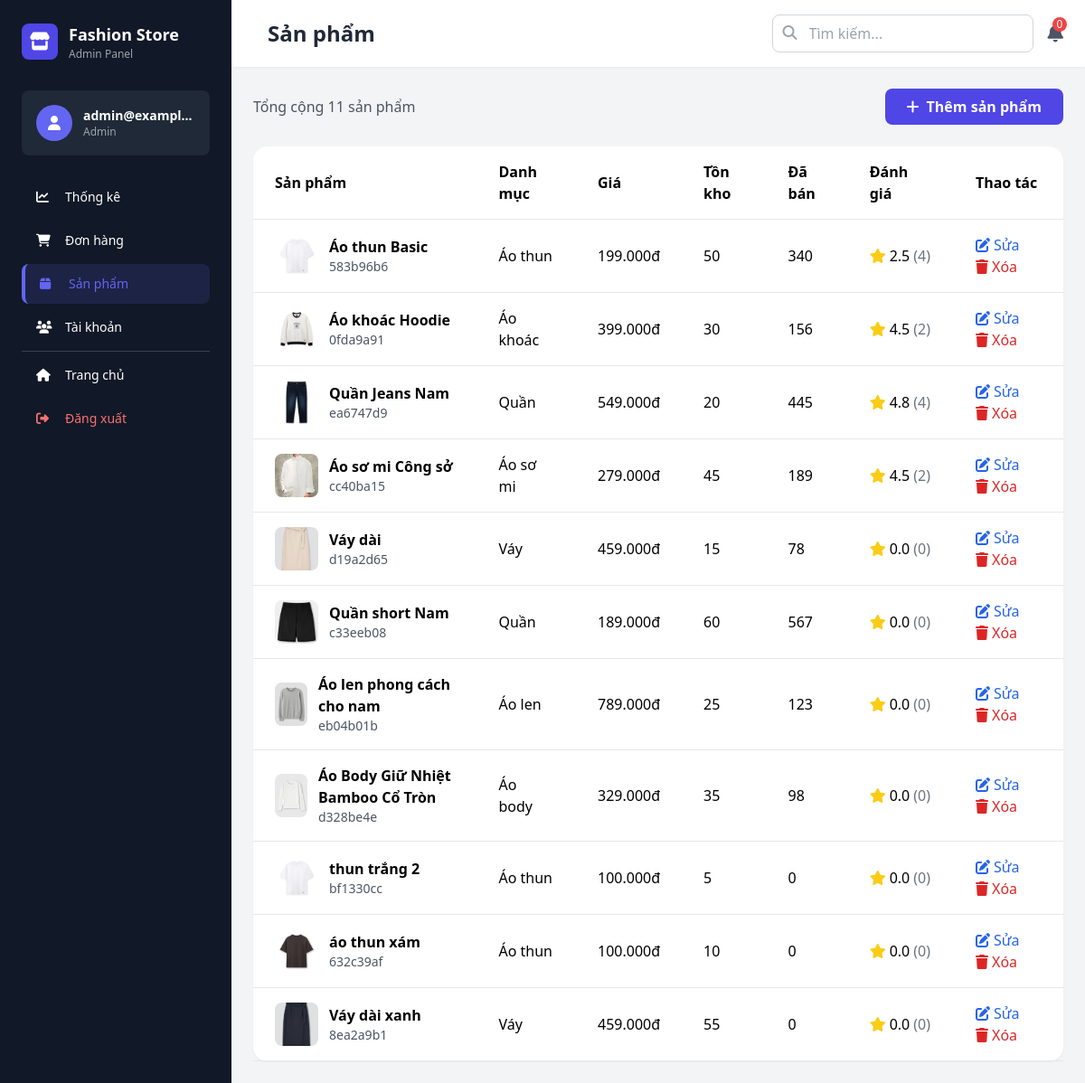
The page /admin/products (signed in) on the database its author committed.
### database.py (models this page shows)
class Product(db.Model):
    __tablename__ = 'products'
    id = db.Column(db.String(36), primary_key=True)
    name = db.Column(db.String(200), nullable=False)
    price = db.Column(db.Integer, nullable=False)
    old_price = db.Column(db.Integer, default=0)
    category = db.Column(db.String(100))
    image = db.Column(db.String(500))
    images = db.Column(db.Text)  # JSON array
    description = db.Column(db.Text)
    stock = db.Column(db.Integer, default=0)
    sizes = db.Column(db.Text)  # JSON array
    colors = db.Column(db.Text)  # JSON array
    color_images = db.Column(db.Text)  # JSON object mapping colors to image URLs
    rating = db.Column(db.Float, default=0.0)
    reviews = db.Column(db.Integer, default=0)
    sold = db.Column(db.Integer, default=0)
    featured = db.Column(db.Boolean, default=False)
    created_at = db.Column(db.DateTime, default=datetime.now)
    def to_dict(self):
        return {
            'id': self.id,
            'name': self.name,
            'price': self.price,
            'old_price': self.old_price,
            'category': self.category,
            'image': self.image,
            'images': json.loads(self.images) if self.images else [],
            'description': self.description,
            'stock': self.stock,
            'sizes': json.loads(self.sizes) if self.sizes else [],
            'colors': json.loads(self.colors) if self.colors else [],
            'color_images': json.loads(self.color_images) if self.color_images else {},
            'rating': self.rating,
            'reviews': self.reviews,
            'sold': self.sold,
            'featured': self.featured,
            'created_at': self.created_at.isoformat() if self.created_at else None
        }

### flask_clothing_store.py (the view)
@app.route('/admin/products')
@staff_required
def admin_products():
    products = [p.to_dict() for p in Product.query.all()]
    return render_template('admin/products.html', products=products)

### flask_clothing_store.py (called while the page is built)
def staff_required(f):
    @wraps(f)
    def decorated_function(*args, **kwargs):
        if 'user' not in session or session['user']['role'] not in ['admin', 'staff']:
            flash('Đây là khu vực dành cho nhân viên', 'error')
            return redirect(url_for('home'))
        return f(*args, **kwargs)
    return decorated_function

def format_price(price):
    return f"{price:,.0f}đ".replace(',', '.')

@app.context_processor
def utility_processor():
    return {
        'now': datetime.datetime.now(),
        'wishlist_count': lambda: len(get_wishlist()),
        'cart_count': lambda: len(get_cart()),
        'format_price': format_price,
        'get_featured_products': get_featured_products,
        'get_best_sellers': get_best_sellers,
        'get_categories': get_categories,
        'get_wishlist': get_wishlist
    }

### templates/admin/products.html (shortened to what this page needs)
{% extends "admin/base_admin.html" %}
{% block page_title %}Sản phẩm{% endblock %}
{% block content %}
<div class="flex justify-between items-center mb-6">
    <p class="text-gray-600">Tổng cộng {{ products|length }} sản phẩm</p>
    <a href="/admin/add-product" class="bg-indigo-600 text-white px-6 py-2 rounded-lg hover:bg-indigo-700 transition-colors font-semibold">
        <i class="fas fa-plus mr-2"></i>Thêm sản phẩm
    </a>
</div>
<div class="bg-white rounded-2xl shadow-sm">
        <div class="overflow-x-auto">
            <table class="w-full">
                <thead>
                    <tr class="border-b border-gray-200">
                        <th class="text-left py-4 px-6">Sản phẩm</th>
                        <th class="text-left py-4 px-6">Danh mục</th>
                        <th class="text-left py-4 px-6">Giá</th>
                        <th class="text-left py-4 px-6">Tồn kho</th>
                        <th class="text-left py-4 px-6">Đã bán</th>
                        <th class="text-left py-4 px-6">Đánh giá</th>
                        <th class="text-left py-4 px-6">Thao tác</th>
                    </tr>
                </thead>
                <tbody>
                    {% for product in products %}
                    <tr class="border-b border-gray-200 hover:bg-gray-50">
                        <td class="py-4 px-6">
                            <div class="flex items-center">
                                <img src="{{ product.image }}" alt="{{ product.name }}" class="w-12 h-12 object-cover rounded-lg mr-3">
                                <div>
                                    <div class="font-semibold">{{ product.name }}</div>
                                    <div class="text-sm text-gray-600">{{ product.id[:8] }}</div>
                                </div>
                            </div>
                        </td>
                        <td class="py-4 px-6">{{ product.category }}</td>
                        <td class="py-4 px-6">{{ format_price(product.price) }}</td>
                        <td class="py-4 px-6">{{ product.stock }}</td>
                        <td class="py-4 px-6">{{ product.sold }}</td>
                        <td class="py-4 px-6">
                            <div class="flex items-center">
                                <i class="fas fa-star text-yellow-400 mr-1"></i>
                                <span>{{ product.rating }}</span>
                                <span class="text-gray-500 ml-1">({{ product.reviews }})</span>
                            </div>
                        </td>
                        <td class="py-4 px-6">
                            <a href="/admin/edit-product/{{ product.id }}" class="text-blue-600 hover:text-blue-800 mr-3">
                                <i class="fas fa-edit"></i> Sửa
                            </a>
                            {% if session.user.role == 'admin' %}
                            <button onclick="deleteProduct('{{ product.id }}', '{{ product.name }}')"
                                    class="text-red-600 hover:text-red-800">
                                <i class="fas fa-trash"></i> Xóa
                            </button>
                            {% endif %}
                        </td>
                    </tr>
                    {% endfor %}
                </tbody>
            </table>
        </div>
    </div>
{% endblock %}

### rows shown on the page
Product: image (picture), name "Áo thun Basic", id "583b96b6", category "Áo thun", price "199.000đ", stock "50", sold "340", rating "2.5", reviews "4"
Product: image (picture), name "Áo khoác Hoodie", id "0fda9a91", category "Áo khoác", price "399.000đ", stock "30", sold "156", rating "4.5", reviews "2"
Product: image (picture), name "Quần Jeans Nam", id "ea6747d9", category "Quần", price "549.000đ", stock "20", sold "445", rating "4.8", reviews "4"
Product: image (picture), name "Áo sơ mi Công sở", id "cc40ba15", category "Áo sơ mi", price "279.000đ", stock "45", sold "189", rating "4.5", reviews "2"
Product: image (picture), name "Váy dài", id "d19a2d65", category "Váy", price "459.000đ", stock "15", sold "78", rating "0.0", reviews "0"
Product: image (picture), name "Quần short Nam", id "c33eeb08", category "Quần", price "189.000đ", stock "60", sold "567", rating "0.0", reviews "0"
Product: image (picture), name "Áo len phong cách cho nam", id "eb04b01b", category "Áo len", price "789.000đ", stock "25", sold "123", rating "0.0", reviews "0"
Product: image (picture), name "Áo Body Giữ Nhiệt Bamboo Cổ Tròn", id "d328be4e", category "Áo body", price "329.000đ", stock "35", sold "98", rating "0.0", reviews "0"
Product: image (picture), name "thun trắng 2", id "bf1330cc", category "Áo thun", price "100.000đ", stock "5", sold "0", rating "0.0", reviews "0"
Product: image (picture), name "áo thun xám", id "632c39af", category "Áo thun", price "100.000đ", stock "10", sold "0", rating "0.0", reviews "0"
Product: image (picture), name "Váy dài xanh", id "8ea2a9b1", category "Váy", price "459.000đ", stock "55", sold "0", rating "0.0", reviews "0"

### other values the page prints
{{ session.user.email }} "admin@exampl…"
{{ session.user.role }} "Admin"
{{ products|length }} "11"
